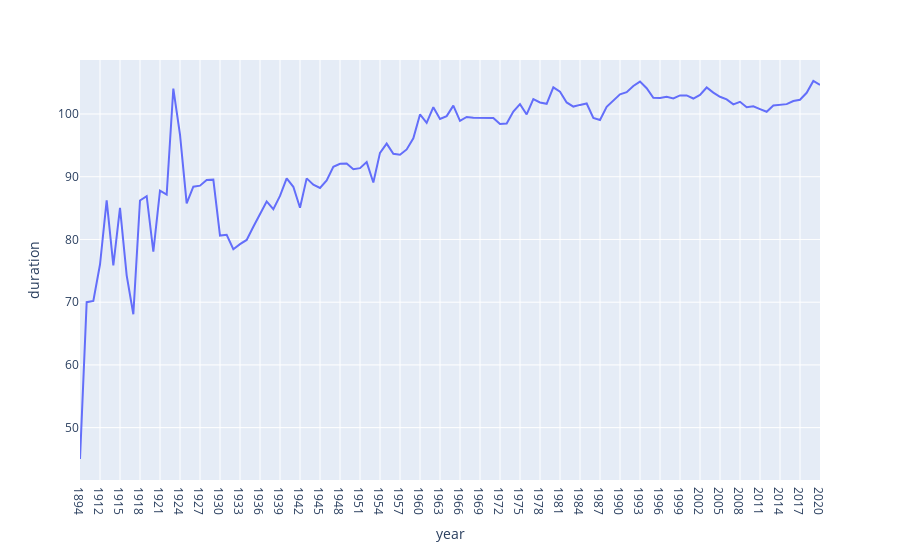

Write notebook code for a chart like this one.
### Markdown cell above
### 6. Duração dos filmes ao longo do tempo

### Code cell
fig = px.line(rated_movies_df.groupby('year').mean(), y = 'duration');
fig.show()
